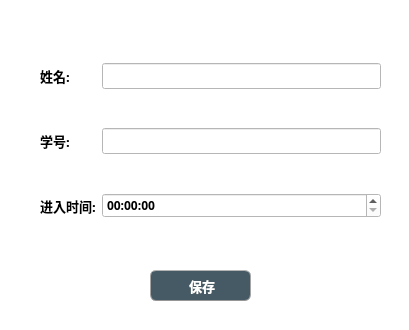
<?xml version="1.0" encoding="UTF-8"?>
<ui version="4.0">
 <class>Dialog</class>
 <widget class="QDialog" name="Dialog">
  <property name="geometry">
   <rect>
    <x>0</x>
    <y>0</y>
    <width>409</width>
    <height>330</height>
   </rect>
  </property>
  <property name="windowTitle">
   <string>Check-in Record Modify</string>
  </property>
  <property name="styleSheet">
   <string notr="true">background-color: rgb(255, 255, 255);</string>
  </property>
  <widget class="QWidget" name="gridLayoutWidget">
   <property name="geometry">
    <rect>
     <x>40</x>
     <y>30</y>
     <width>341</width>
     <height>221</height>
    </rect>
   </property>
   <layout class="QGridLayout" name="gridLayout">
    <item row="1" column="0">
     <widget class="QLabel" name="label_2">
      <property name="font">
       <font>
        <family>等线</family>
        <pointsize>10</pointsize>
        <weight>75</weight>
        <bold>true</bold>
       </font>
      </property>
      <property name="text">
       <string>学号:</string>
      </property>
     </widget>
    </item>
    <item row="2" column="1">
     <widget class="QTimeEdit" name="timeEdit_checkin">
      <property name="minimumSize">
       <size>
        <width>0</width>
        <height>25</height>
       </size>
      </property>
      <property name="font">
       <font>
        <family>等线</family>
        <weight>75</weight>
        <bold>true</bold>
       </font>
      </property>
     </widget>
    </item>
    <item row="2" column="0">
     <widget class="QLabel" name="label_13">
      <property name="font">
       <font>
        <family>等线</family>
        <pointsize>10</pointsize>
        <weight>75</weight>
        <bold>true</bold>
       </font>
      </property>
      <property name="text">
       <string>进入时间:</string>
      </property>
     </widget>
    </item>
    <item row="0" column="0">
     <widget class="QLabel" name="label_3">
      <property name="font">
       <font>
        <family>等线</family>
        <pointsize>10</pointsize>
        <weight>75</weight>
        <bold>true</bold>
       </font>
      </property>
      <property name="text">
       <string>姓名:</string>
      </property>
     </widget>
    </item>
    <item row="0" column="1">
     <widget class="QLineEdit" name="lineEdit_name">
      <property name="font">
       <font>
        <family>等线</family>
        <pointsize>10</pointsize>
        <weight>75</weight>
        <bold>true</bold>
       </font>
      </property>
      <property name="alignment">
       <set>Qt::AlignCenter</set>
      </property>
     </widget>
    </item>
    <item row="1" column="1">
     <widget class="QLineEdit" name="lineEdit_sno">
      <property name="font">
       <font>
        <family>等线</family>
        <pointsize>10</pointsize>
        <weight>75</weight>
        <bold>true</bold>
       </font>
      </property>
      <property name="alignment">
       <set>Qt::AlignCenter</set>
      </property>
     </widget>
    </item>
   </layout>
  </widget>
  <widget class="QPushButton" name="pushButton_add">
   <property name="geometry">
    <rect>
     <x>150</x>
     <y>270</y>
     <width>101</width>
     <height>31</height>
    </rect>
   </property>
   <property name="font">
    <font>
     <family>等线</family>
     <pointsize>10</pointsize>
     <weight>75</weight>
     <bold>true</bold>
    </font>
   </property>
   <property name="styleSheet">
    <string notr="true">QPushButton{
	
	color: rgb(255, 255, 255);
	border-width: 1px;
	border-radius: 6px;
	border-bottom-color: rgb(150,150,150);
	border-right-color: rgb(165,165,165);
	border-left-color: rgb(165,165,165);
	border-top-color: rgb(180,180,180);
	border-style: solid;
	padding: 4px;
	background-color: rgb(69, 90, 100);
}
QPushButton:hover{
	color: rgb(255, 255, 255);
	border-width: 1px;
	border-radius:6px;
	border-top-color: rgb(255,150,60);
	border-right-color: qlineargradient(spread:pad, x1:0, y1:1, x2:1, y2:0, stop:0 rgba(200, 70, 20, 255), stop:1 rgba(255,150,60, 255));
	border-left-color:  qlineargradient(spread:pad, x1:1, y1:0, x2:0, y2:0, stop:0 rgba(200, 70, 20, 255), stop:1 rgba(255,150,60, 255));
	border-bottom-color: rgb(200,70,20);
	border-style: solid;
	padding: 2px;
	background-color: rgb(69, 90, 100);
}

QPushButton:pressed{
	color: rgb(255, 255, 255);
	border-width: 1px;
	border-radius: 6px;
	border-width: 1px;
	border-top-color: rgba(255,150,60,200);
	border-right-color: qlineargradient(spread:pad, x1:0, y1:1, x2:1, y2:0, stop:0 rgba(200, 70, 20, 255), stop:1 rgba(255,150,60, 200));
	border-left-color:  qlineargradient(spread:pad, x1:1, y1:0, x2:0, y2:0, stop:0 rgba(200, 70, 20, 255), stop:1 rgba(255,150,60, 200));
	border-bottom-color: rgba(200,70,20,200);
	border-style: solid;
	padding: 2px;
	
	background-color: rgb(129, 156, 169);
	
}</string>
   </property>
   <property name="text">
    <string> 保存</string>
   </property>
   <property name="icon">
    <iconset resource="resource.qrc">
     <normaloff>:/icon/pic/add.png</normaloff>:/icon/pic/add.png</iconset>
   </property>
  </widget>
 </widget>
 <resources>
  <include location="resource.qrc"/>
 </resources>
 <connections/>
</ui>
